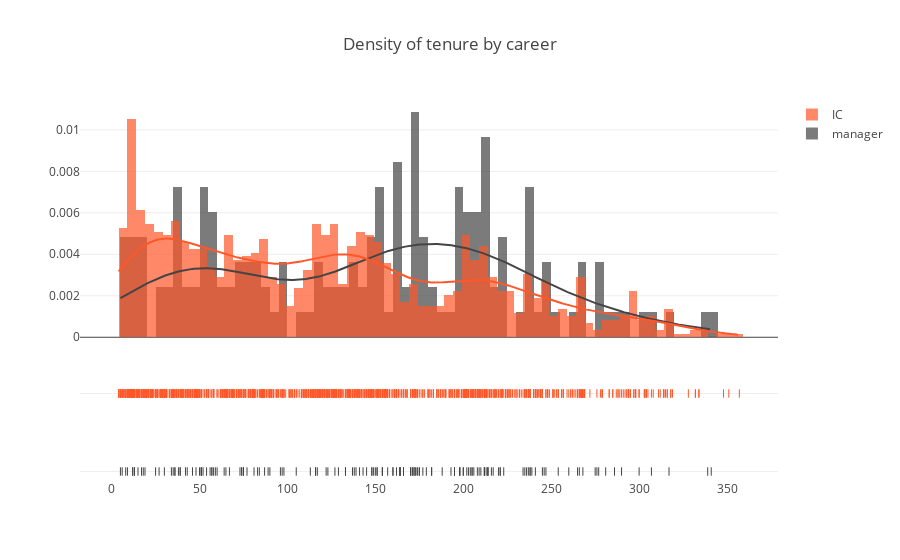

The notebook cell this image was saved under:
### Code cell
# density
mgr = df.loc[df.is_mgr  == True, 'tenure']
ic  = df.loc[df.is_ic   == True, 'tenure']
hist = [mgr, ic]

labels = ['manager', 'IC']
colors = [Theme().GREY, Theme().ORANGE]

fig = figf.create_distplot(hist, labels, bin_size=[5, 5], colors=colors)
fig['layout'].update(title='Density of tenure by career')
iplot(fig, filename='tenure_density')

### Figure 1 — Plotly figure (JSON) as saved in the notebook; plotly's stock layout.template omitted (floating-point values rounded to 4 significant figures; data arrays with more than 128 entries replaced by an {"elided": "..."} marker saying what was removed)
{"data": [{"autobinx": false, "histnorm": "probability density", "legendgroup": "manager", "marker": {"color": "#454445"}, "name": "manager", "opacity": 0.7, "type": "histogram", "x": {"elided": "166 int values"}, "xaxis": "x1", "xbins": {"end": 341, "size": 5, "start": 5}, "yaxis": "y1"}, {"autobinx": false, "histnorm": "probability density", "legendgroup": "IC", "marker": {"color": "#FF5729"}, "name": "IC", "opacity": 0.7, "type": "histogram", "x": {"elided": "1177 int values"}, "xaxis": "x1", "xbins": {"end": 357, "size": 5, "start": 4}, "yaxis": "y1"}, {"legendgroup": "manager", "marker": {"color": "#454445"}, "mode": "lines", "name": "manager", "showlegend": false, "type": "scatter", "x": {"elided": "500 float values"}, "xaxis": "x1", "y": {"elided": "500 float values"}, "yaxis": "y1"}, {"legendgroup": "IC", "marker": {"color": "#FF5729"}, "mode": "lines", "name": "IC", "showlegend": false, "type": "scatter", "x": {"elided": "500 float values"}, "xaxis": "x1", "y": {"elided": "500 float values"}, "yaxis": "y1"}, {"legendgroup": "manager", "marker": {"color": "#454445", "symbol": "line-ns-open"}, "mode": "markers", "name": "manager", "showlegend": false, "text": null, "type": "scatter", "x": {"elided": "166 int values"}, "xaxis": "x1", "y": {"elided": "166 str values"}, "yaxis": "y2"}, {"legendgroup": "IC", "marker": {"color": "#FF5729", "symbol": "line-ns-open"}, "mode": "markers", "name": "IC", "showlegend": false, "text": null, "type": "scatter", "x": {"elided": "1177 int values"}, "xaxis": "x1", "y": {"elided": "1177 str values"}, "yaxis": "y2"}], "layout": {"barmode": "overlay", "hovermode": "closest", "legend": {"traceorder": "reversed"}, "title": "Density of tenure by career", "xaxis1": {"anchor": "y2", "domain": [0, 1], "zeroline": false}, "yaxis1": {"anchor": "free", "domain": [0.35, 1], "position": 0}, "yaxis2": {"anchor": "x1", "domain": [0, 0.25], "dtick": 1, "showticklabels": false}}}
